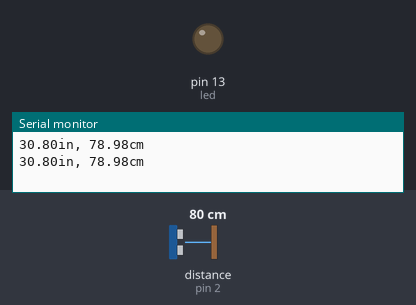
Simulated run of this sketch. Board: Arduino Uno, built with avr-gcc and run on an emulated ATmega328P. On the bench: output pins drawn as LEDs (lit = HIGH), the last lines printed to the serial monitor. Wiring (inferred from the names in the program): ultrasonic range finder: trigger pin 3; echo pin 2. Inputs (shaded band) come from the test bench; at power-on: distance to the obstacle (sensor on pin 2) 80 cm. The echo pulse lasts 58.3 µs per cm; pins used as bus, display or sensor lines are not drawn.

Above: at 1.8 s.
1.9 s: distance to the obstacle (sensor on pin 2) set to 29 cm
3.4 s: distance to the obstacle (sensor on pin 2) set to 23 cm
At 4.4 s:
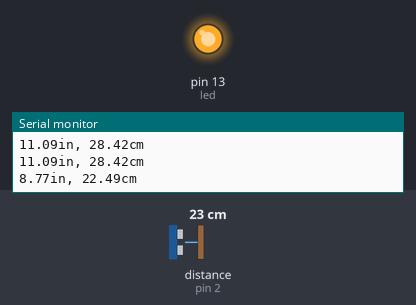
5.5 s: distance to the obstacle (sensor on pin 2) set to 35 cm
At 7.2 s:
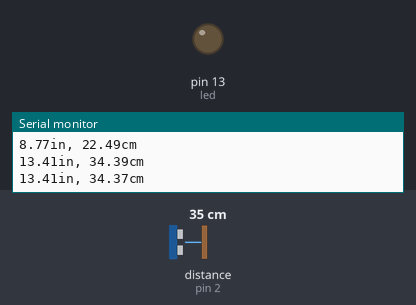
7.5 s: distance to the obstacle (sensor on pin 2) set to 2 cm
At 9.0 s:
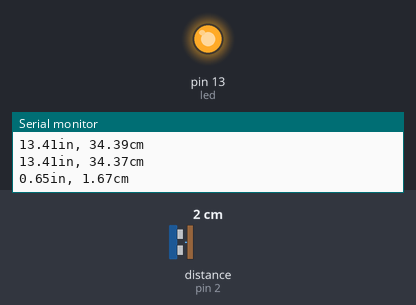
Timing chart, 0 to 10.5 s (numbered marks = the images above; inputs shaded):
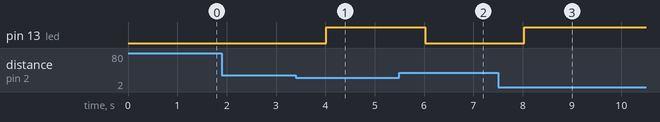

Measured:
- the behaviour switches between 27 and 26 cm on distance to the obstacle (sensor on pin 2) (found by bisection; images 0 and 1)
- after the input at 3.4 s, pin 13 (led): LOW → HIGH after 0.62 s
- after the input at 5.5 s, pin 13 (led): HIGH → LOW after 0.53 s
- after the input at 7.5 s, pin 13 (led): LOW → HIGH after 0.53 s

The sketch:

Cam_bien_am_thanh.ino
```cpp
const int Echo = 2; // Echo Pin of Ultrasonic Sensor
const int Trig = 3; // Trigger Pin of Ultrasonic Sensor
int led = 13  ;
void setup()
{
  pinMode(led, OUTPUT);
  Serial.begin(9600); // Starting Serial Communication
  pinMode(Trig, OUTPUT); // initialising pin 3 as output
  pinMode(Echo, INPUT); // initialising pin 2 as input
}
void loop()
{
  float duration, inches, cm;

  digitalWrite(Trig, LOW);
  delayMicroseconds(2);

  digitalWrite(Trig, HIGH);
  delayMicroseconds(10);

  digitalWrite(Trig, LOW);

  duration = pulseIn(Echo, HIGH); // using pulsin function to determine total time
  inches = duration *0.034*0.39/2; // calling method
  cm = duration * 0.034 / 2; // calling method
  Serial.print(inches);
  Serial.print("in, ");
  Serial.print(cm);
  Serial.print("cm");
  Serial.println();
  if (inches < 10)
  {
    digitalWrite(led, HIGH);
  }
  else {
    digitalWrite(led, LOW);
  }
  delay(1000);
}
```
